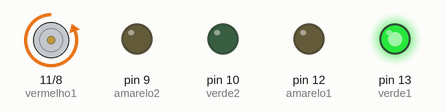
This sketch was run on a simulated Arduino Uno, built with avr-gcc and run on an emulated ATmega328P. Parts: motor-driver pin pairs drawn as motors (green arrow = first pin HIGH = forward, orange = second pin HIGH = backward, longer = more drive), output pins drawn as LEDs (lit = HIGH).

Above: at 1.0 s.
At 3.5 s:
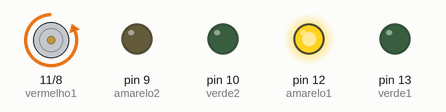
At 6.5 s:
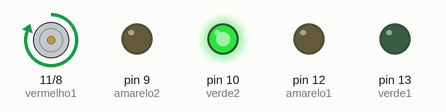
At 9.5 s:
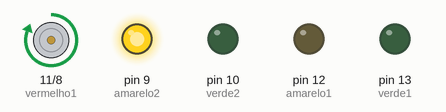
Timing chart, 0 to 18.2 s (numbered marks = the images above):
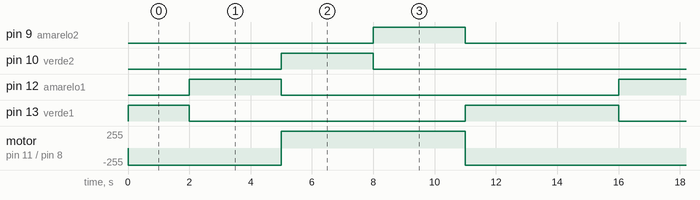

The sketch:

cruzamento.ino
```cpp
int vermelho1 = 11;
int vermelho2 = 8;
int verde1 = 13;
int verde2 = 10;
int amarelo1 = 12;
int amarelo2 = 9;

void setup (){

pinMode(vermelho1, OUTPUT);
pinMode(vermelho2, OUTPUT);
pinMode(verde1, OUTPUT);
pinMode(verde2, OUTPUT);
pinMode(amarelo1, OUTPUT);
pinMode(amarelo2, OUTPUT);
}

void loop(){
digitalWrite(vermelho1, LOW);
digitalWrite(vermelho2, HIGH);
digitalWrite(verde1, HIGH);
digitalWrite(verde2, LOW);
digitalWrite(amarelo1, LOW);
digitalWrite(amarelo2, LOW);

delay(2000);

digitalWrite(vermelho1, LOW);
digitalWrite(vermelho2, HIGH);
digitalWrite(verde1, LOW);
digitalWrite(verde2, LOW);
digitalWrite(amarelo1, HIGH);
digitalWrite(amarelo2, LOW);

delay(3000);

digitalWrite(vermelho1, HIGH);
digitalWrite(vermelho2, LOW);
digitalWrite(verde1, LOW);
digitalWrite(verde2, HIGH);
digitalWrite(amarelo1, LOW);
digitalWrite(amarelo2, LOW);

delay(3000);

digitalWrite(vermelho1, HIGH);
digitalWrite(vermelho2, LOW);
digitalWrite(verde1, LOW);
digitalWrite(verde2, LOW);
digitalWrite(amarelo1, LOW);
digitalWrite(amarelo2, HIGH);

delay(3000);

digitalWrite(vermelho1, LOW);
digitalWrite(vermelho2, HIGH);
digitalWrite(verde1, HIGH);
digitalWrite(verde2, LOW);
digitalWrite(amarelo1, LOW);
digitalWrite(amarelo2, LOW);

delay(3000);
}
```

Measured:
- by itself, pin 9 (amarelo2), pin 10 (verde2), pin 12 (amarelo1): alternates HIGH for 3.0 s and LOW for 11.0 s
- by itself, pin 13 (verde1): repeats every 14.0 s: LOW 9.0 s, HIGH 5.0 s
- by itself, motor on pin 11 (vermelho1) / pin 8 (vermelho2): repeats every 14.0 s: forward 255/255 6.0 s, backward 255/255 8.0 s
